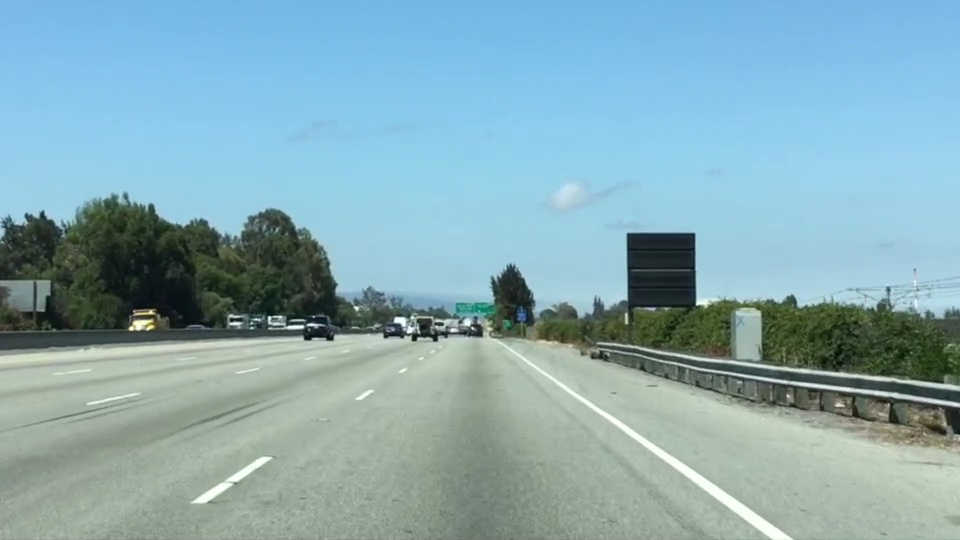
#> input picture lane_detection_region_of_interest/image_lane_c.jpg, 960 x 540 px
$ jupyter execute lane_detection_region_of_interest.ipynb
#> lines starting #> are read from the running program, lines starting #| are printed output that depends on the picture; after the words box and inside, x2 and y2 are one past the last pixel; in counts of white or black regions, pixels touching at a corner belong together
# Lane Detection: Region of Interest

A camera mounted in a car sees far more than the road: sky, trees, signs, other cars and guardrails. Lane markings, however, can only appear in a fixed area of the image, the road directly in front of the car. A **region of interest (ROI)** is a polygon around that area. Everything outside it is set to black, so later steps only have to deal with pixels that can actually belong to a lane.

This notebook combines the ROI with the white colour mask from the colour notebook: a pixel is kept only if it is **white** (R, G and B all at or above a threshold) **and** lies **inside the ROI**.

**What it does:**
1. Loads the colour road image `image_lane_c.jpg`.
2. Defines the ROI as a **trapezoid**: wide at the bottom near the car, narrow near the horizon where the lane lines meet.
3. Draws the ROI on the image and builds a binary ROI mask with `cv2.fillPoly`.
4. Builds the white colour mask for `WHITE_THRESHOLD` and combines it with the ROI.
5. Shows the effect of the ROI: white pixels without the ROI, the ROI mask, and white pixels inside the ROI.
6. Compares several thresholds (`COMPARE_THRESHOLDS`: 220, 200, 180) with and without the ROI.
7. Saves the ROI overlay as `image_lane_roi_overlay.jpg`, the result for `WHITE_THRESHOLD` as `image_lane_roi.jpg` and each comparison result as `image_lane_roi_<threshold>.jpg`.

**How it is implemented:**
- The ROI corners are given as **fractions of the image width and height**, not pixels, so the same ROI works for images of any resolution from the same camera.
- The ROI mask and the white mask are both boolean arrays, so combining them is a single `&`.
- The image is loaded with `cv2.imread` (**BGR**) and converted to **RGB** once; it is converted back to BGR only for saving.
- All parameters are named constants in the configuration cell, and missing files and failed saves raise clear errors.

## 1. Imports

- `cv2` (OpenCV): image I/O, colour conversion and polygon drawing
- `matplotlib`: displaying images
- `numpy`: array operations
- `pathlib`: file paths that work on any OS

[cell 1]
from pathlib import Path

import cv2
import matplotlib.pyplot as plt
import numpy as np

## 2. Configuration

`ROI_VERTICES` lists the four corners of the trapezoid as `(x, y)` fractions, where `(0, 0)` is the top-left and `(1, 1)` is the bottom-right corner of the image. They are ordered **bottom-left, top-left, top-right, bottom-right**, so the polygon is drawn without crossing lines.

- The **bottom edge** spans almost the full width, because both lane lines are far apart right in front of the car.
- The **top edge** is narrow and sits just below the horizon (about 62% of the image height), where both lane lines meet. Placing it slightly below the horizon keeps the cars ahead out of the ROI.

`WHITE_THRESHOLD` is the minimum value that each of R, G and B must reach for a pixel to count as white. We use 220, the best value from the colour notebook. `COMPARE_THRESHOLDS` lists the thresholds compared in section 6.

[cell 2]
INPUT_PATH = Path("image_lane_c.jpg")
OUTPUT_PATH = INPUT_PATH.with_name("image_lane_roi.jpg")
OVERLAY_PATH = INPUT_PATH.with_name("image_lane_roi_overlay.jpg")

# Trapezoid corners as (x, y) fractions of width and height:
# bottom-left, top-left, top-right, bottom-right
ROI_VERTICES = ((0.10, 1.00), (0.46, 0.62), (0.54, 0.62), (0.95, 1.00))

WHITE_THRESHOLD = 220  # 0-255: minimum value for every channel (R, G and B)
COMPARE_THRESHOLDS = (220, 200, 180)  # thresholds compared side by side in section 6

## 3. Load the image

`cv2.imread` returns `None` instead of raising an error when a file is missing, so we check for that.

> ⚠️ OpenCV loads images in **BGR** order. We convert to **RGB** right away, so channel 0 is red, 1 is green and 2 is blue in all the following code.

[cell 3]
image_bgr = cv2.imread(str(INPUT_PATH), cv2.IMREAD_COLOR)
#> image_bgr is the input picture: shape (540, 960, 3); mean B, G, R 179.2, 171.1, 135.5
if image_bgr is None:
    raise FileNotFoundError(f"Could not read image: {INPUT_PATH.resolve()}")

image_rgb = cv2.cvtColor(image_bgr, cv2.COLOR_BGR2RGB)

height, width, channels = image_rgb.shape
#> height = 540; width = 960; channels = 3
print(f"Colour image: {width}x{height} px, {channels} channels, dtype={image_rgb.dtype}")
#| Colour image: 960x540 px, 3 channels, dtype=uint8

## 4. Build the region of interest

`roi_polygon` converts the fractional corners into pixel coordinates. `roi_mask` then fills that polygon with `cv2.fillPoly`: every pixel inside becomes 255 and every pixel outside stays 0. We turn the result into a boolean array so it can be combined with other masks.

To check that the trapezoid fits the road, we first draw its outline on the image with `cv2.polylines`.

[cell 4]
def roi_polygon(shape: tuple[int, ...], vertices: tuple[tuple[float, float], ...]) -> np.ndarray:
    """Convert (x, y) fractions into an int32 array of pixel coordinates for OpenCV."""
    h, w = shape[:2]
    return np.array([(round(x * (w - 1)), round(y * (h - 1))) for x, y in vertices], dtype=np.int32)


def roi_mask(shape: tuple[int, ...], vertices: tuple[tuple[float, float], ...]) -> np.ndarray:
    """Return a boolean mask that is True inside the ROI polygon."""
    mask = np.zeros(shape[:2], dtype=np.uint8)
    cv2.fillPoly(mask, [roi_polygon(shape, vertices)], 255)
    return mask.astype(bool)


polygon = roi_polygon(image_rgb.shape, ROI_VERTICES)
roi = roi_mask(image_rgb.shape, ROI_VERTICES)
#> in roi_mask, `cv2.fillPoly(mask, [roi_polygon(shape, vertices)], 255)`:
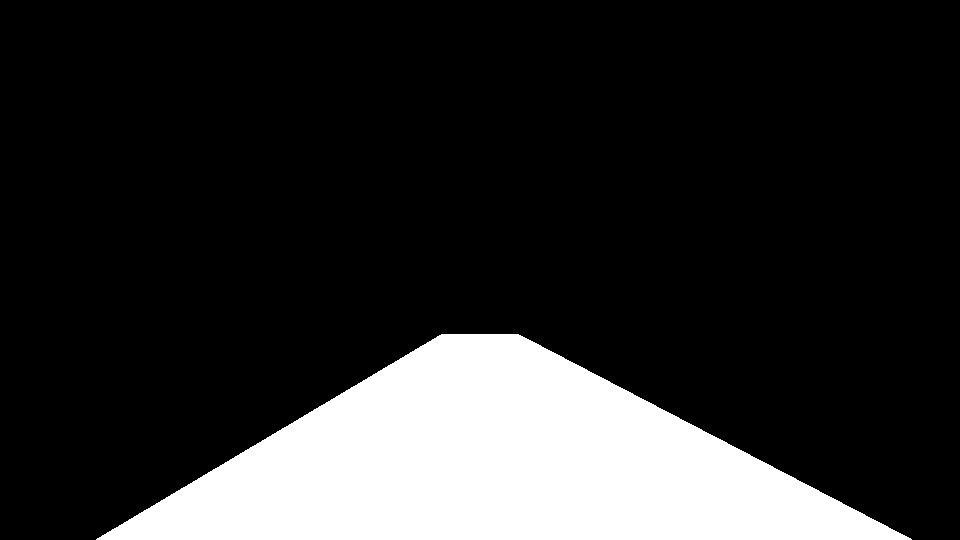
#> mask: shape (540, 960); 17.8% white; 1 white region, box (x1, y1, x2, y2) and area: (96, 334, 912, 540) 92246

image_overlay = image_rgb.copy()
cv2.polylines(image_overlay, [polygon], isClosed=True, color=(255, 0, 0), thickness=3)
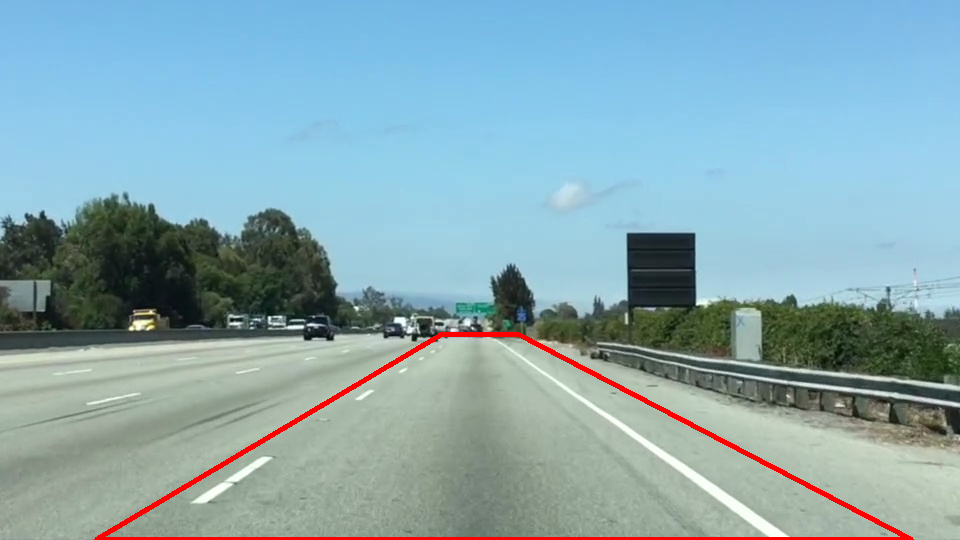
#> image_overlay: shape (540, 960, 3); mean R, G, B 136.8, 168.8, 177.1

print("ROI corners in pixels (x, y):", polygon.tolist())
#| ROI corners in pixels (x, y): [[96, 539], [441, 334], [518, 334], [911, 539]]
print(f"ROI covers {int(roi.sum()):,} of {roi.size:,} pixels ({roi.mean():.2%} of the image)")
#| ROI covers 92,246 of 518,400 pixels (17.79% of the image)

fig, ax = plt.subplots(figsize=(10, 5.6), layout="constrained")
ax.imshow(image_overlay)
ax.set_title("Region of interest")
ax.axis("off")
plt.show()

## 5. Combine the white mask with the ROI

`white_mask` is the same rule as in the colour notebook: a pixel is white only if **all** channels are at or above the threshold. The final mask keeps a pixel only if it is white **and** inside the ROI:

$$\text{keep} = \text{white} \land \text{ROI}$$

`apply_mask` keeps the original colours of those pixels and sets everything else to black.

[cell 5]
def white_mask(image_rgb: np.ndarray, threshold: int) -> np.ndarray:
    """Return a boolean mask that is True where every colour channel is >= threshold."""
    return np.all(image_rgb >= threshold, axis=-1)


def apply_mask(image_rgb: np.ndarray, mask: np.ndarray) -> np.ndarray:
    """Keep the pixels where mask is True and set all others to black."""
    return np.where(mask[..., np.newaxis], image_rgb, 0).astype(np.uint8)


white = white_mask(image_rgb, WHITE_THRESHOLD)
#> in white_mask, `return np.all(image_rgb >= threshold, axis=-1)`:
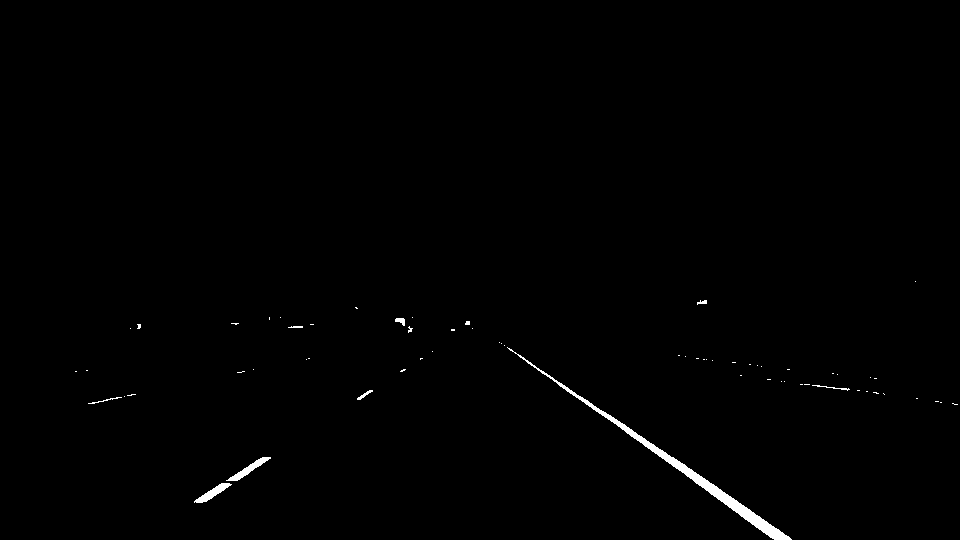
#> returned value: shape (540, 960) bool; 0.6% white; 65 white regions (56 under 20 px), largest, box (x1, y1, x2, y2) and area: (507, 347, 792, 540) 2108, (226, 457, 271, 481) 276, (194, 483, 232, 503) 259
lanes = white & roi
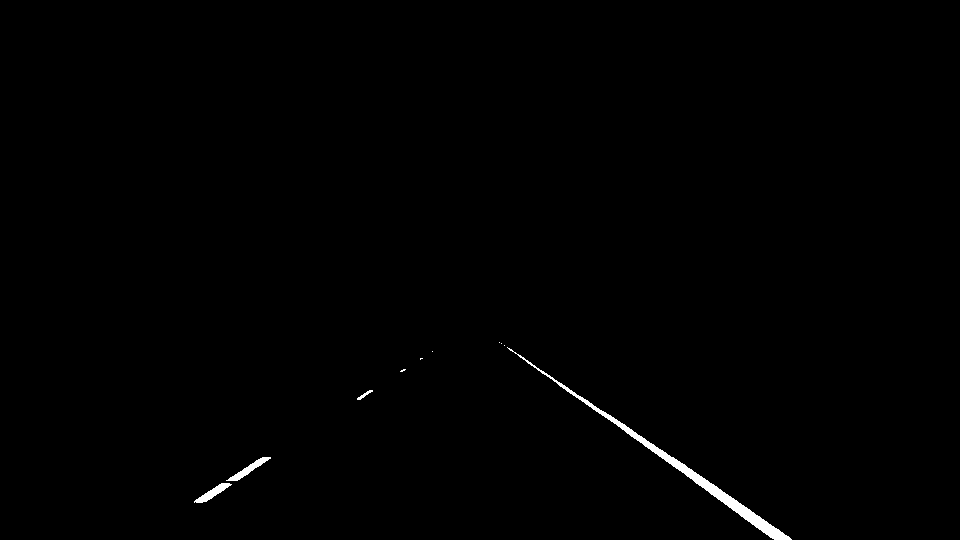
#> lanes: shape (540, 960) bool; 0.52% white; 10 white regions (6 under 20 px), largest, box (x1, y1, x2, y2) and area: (507, 347, 792, 540) 2108, (226, 457, 271, 481) 276, (194, 483, 232, 503) 259, (357, 390, 373, 400) 50
image_lanes = apply_mask(image_rgb, lanes)

total_white, kept = int(white.sum()), int(lanes.sum())
#> total_white = 3102; kept = 2711
print(f"Threshold: {WHITE_THRESHOLD} (per channel)")
print(f"White pixels in the whole image: {total_white:,}")
#| White pixels in the whole image: 3,102
print(f"White pixels inside the ROI:     {kept:,} ({kept / total_white:.1%} of all white pixels)")
#| White pixels inside the ROI:     2,711 (87.4% of all white pixels)
print(f"Removed by the ROI:              {total_white - kept:,}")
#| Removed by the ROI:              391

fig, axes = plt.subplots(1, 3, figsize=(18, 4.5), layout="constrained")

axes[0].imshow(apply_mask(image_rgb, white))
axes[0].set_title(f"White pixels, no ROI (R, G, B ≥ {WHITE_THRESHOLD})")

axes[1].imshow(roi, cmap="gray")
axes[1].set_title("ROI mask")

axes[2].imshow(image_lanes)
axes[2].set_title("White pixels inside the ROI")

for ax in axes:
    ax.axis("off")

plt.show()

## 6. Compare several thresholds

`compare_thresholds` gives one row per threshold:
- **left:** the white pixels in the whole image
- **right:** the white pixels that remain inside the ROI, with the ROI outline drawn in red

It returns a dictionary that maps each threshold to its ROI result, so you can reuse the images later. Change `COMPARE_THRESHOLDS` or `ROI_VERTICES` in section 2 to try other values.

[cell 6]
def compare_thresholds(
    image_rgb: np.ndarray,
    roi: np.ndarray,
    polygon: np.ndarray,
    thresholds: tuple[int, ...] = (220, 200, 180),
) -> dict[int, np.ndarray]:
    """Plot white pixels without and with the ROI for each threshold and return the ROI results."""
    results: dict[int, np.ndarray] = {}
    fig, axes = plt.subplots(
        len(thresholds), 2, figsize=(16, 4.6 * len(thresholds)), layout="constrained", squeeze=False
    )

    for (ax_full, ax_roi), threshold in zip(axes, thresholds):
        white = white_mask(image_rgb, threshold)
        lanes = white & roi
        results[threshold] = apply_mask(image_rgb, lanes)

        ax_full.imshow(apply_mask(image_rgb, white))
        ax_full.set_title(f"R, G, B ≥ {threshold}, no ROI: {int(white.sum()):,} px")

        roi_view = results[threshold].copy()
        cv2.polylines(roi_view, [polygon], isClosed=True, color=(255, 0, 0), thickness=2)
        ax_roi.imshow(roi_view)
        ax_roi.set_title(f"R, G, B ≥ {threshold}, inside ROI: {int(lanes.sum()):,} px")

        for ax in (ax_full, ax_roi):
            ax.axis("off")

    plt.show()
    return results


threshold_results = compare_thresholds(image_rgb, roi, polygon, COMPARE_THRESHOLDS)
#> the loop in compare_thresholds, `for (ax_full, ax_roi), threshold in zip(axes, thresholds):` made 3 passes
#> pass 3, in compare_thresholds, `white = white_mask(image_rgb, threshold)`:
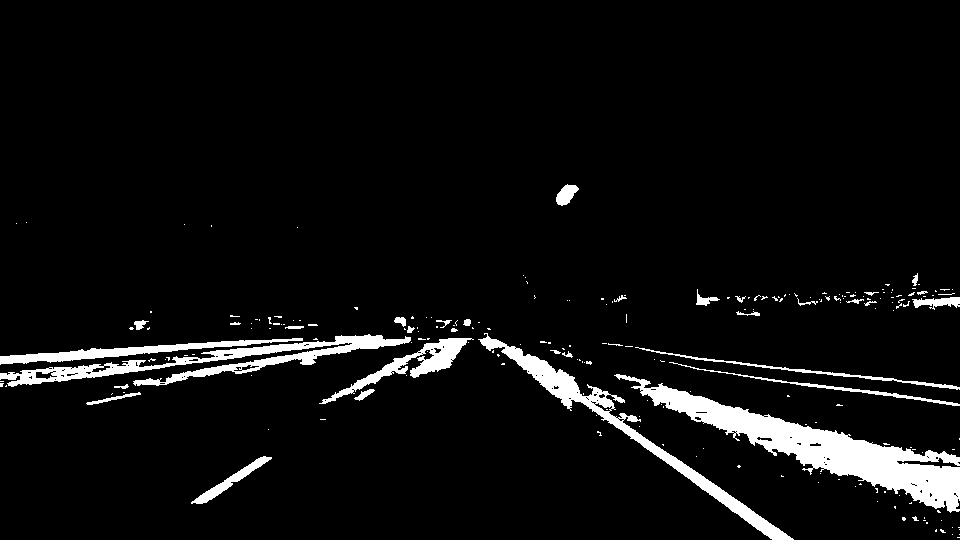
#> white: shape (540, 960) bool; 5.7% white; 219 white regions (186 under 20 px), largest, box (x1, y1, x2, y2) and area: (614, 374, 960, 513) 10920, (0, 334, 411, 387) 5053, (478, 333, 794, 540) 4821
#> after the loop in compare_thresholds, `for (ax_full, ax_roi), threshold in zip(axes, thresholds):`:
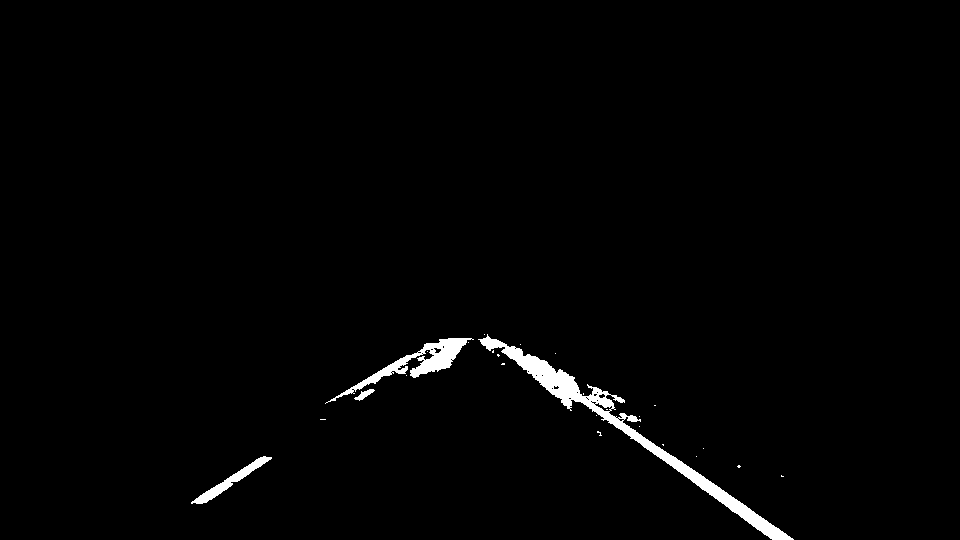
#> lanes: shape (540, 960) bool; 1.4% white; 26 white regions (22 under 20 px), largest, box (x1, y1, x2, y2) and area: (478, 334, 794, 540) 4816, (325, 338, 474, 404) 1778, (191, 456, 272, 504) 713, (354, 389, 375, 401) 103
#> after the loop in compare_thresholds, `for (ax_full, ax_roi), threshold in zip(axes, thresholds):`:
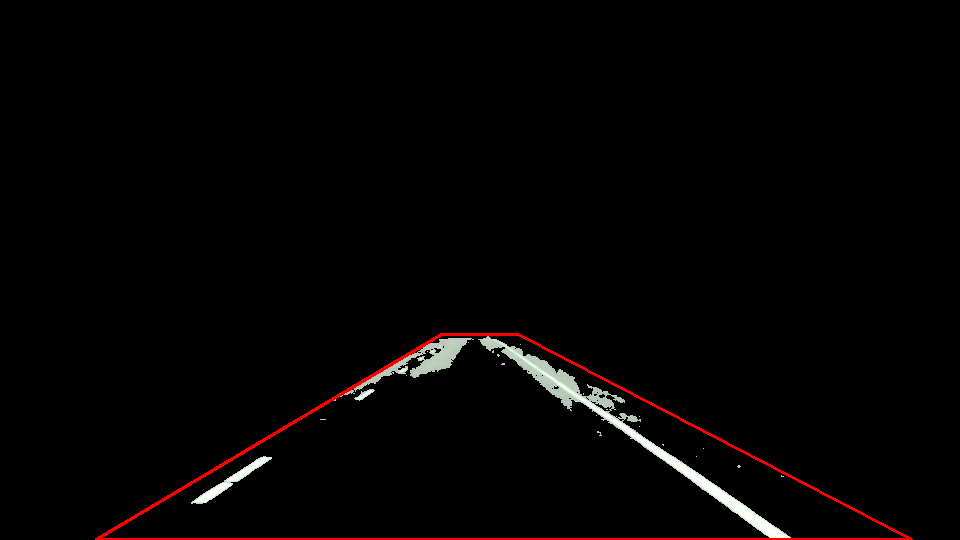
#> roi_view: shape (540, 960, 3); mean R, G, B 5.1, 3.1, 2.9
#> after the loop in compare_thresholds, `for (ax_full, ax_roi), threshold in zip(axes, thresholds):`: results = 3 items
#> in compare_thresholds, `plt.show()`:
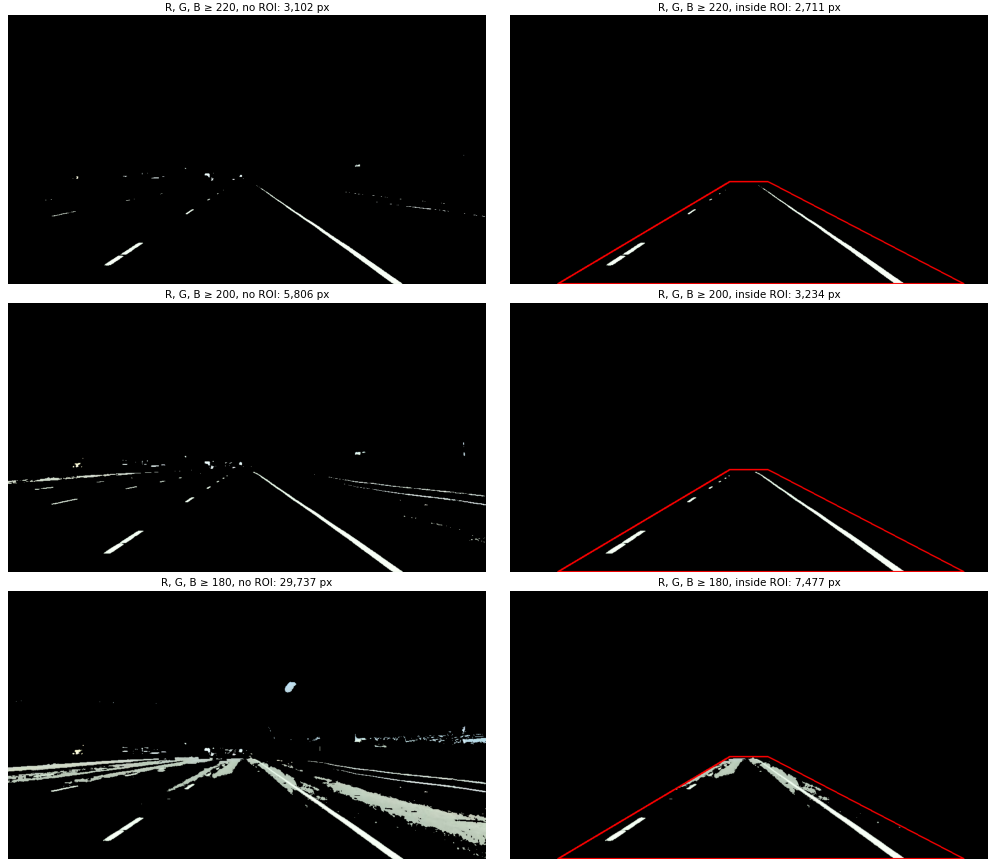
#> figure drawn by matplotlib, 6 panels
#> threshold_results = 3 items

### Results for 220, 200 and 180

> These notes are for `image_lane_c.jpg` with the thresholds 220, 200 and 180 and the ROI from section 2. If you change `COMPARE_THRESHOLDS`, `ROI_VERTICES` or the image, look at the new plots and read them the same way.

| Threshold | Pixels without ROI | Pixels inside ROI | Removed by ROI | Observation |
|---|---|---|---|---|
| 220 | 3,102 | 2,711 | 13% | Clean lanes. The ROI removes the last noise: the dots near the horizon and the faint line along the right road edge. |
| 200 | 5,806 | 3,234 | 44% | Clean lanes, with more of the distant dashed markings than at 220. The neighbouring lanes and the guardrail, which were the problem at 200 before, are outside the ROI. |
| 180 | 29,737 | 7,477 | 75% | The ROI removes most of the noise, but light asphalt inside the ROI still passes, near the horizon and next to the right lane line. |

**What the ROI changes:** without the ROI, 200 was too noisy because of the guardrail and neighbouring lanes, so the threshold had to be strict. The ROI removes exactly those areas, because they lie outside the road in front of the car. That means the **threshold can be lower**, which keeps more of the faint, distant lane paint. The ROI can't help with noise **inside** the trapezoid, which is why 180 is still too low.

**Best value for this image with the ROI: about 200.** It keeps the most lane paint while the result stays clean. 220 also works, but loses some of the distant dashes. Below about 200 the asphalt inside the ROI starts to pass.

**Limits of a fixed ROI:** the trapezoid assumes the camera is mounted in the same place and the road is straight and flat. In curves, on hills or during a lane change, parts of the lane can move outside the ROI, so its corners are a trade-off between removing noise and not cutting off real lane lines.

## 7. Save the results

We save the ROI overlay, the result for `WHITE_THRESHOLD` and one image per value in `COMPARE_THRESHOLDS`, e.g. `image_lane_roi_200.jpg`.

> ⚠️ `cv2.imwrite` expects **BGR**, so we convert back from RGB before saving. It returns `False` when saving fails, so we check the result.

[cell 7]
def save_rgb(path: Path, image_rgb: np.ndarray) -> None:
    """Save an RGB image with OpenCV, raising an error if it fails."""
    if not cv2.imwrite(str(path), cv2.cvtColor(image_rgb, cv2.COLOR_RGB2BGR)):
        raise OSError(f"Could not write image: {path.resolve()}")
    print(f"Saved {path.resolve()}")


save_rgb(OVERLAY_PATH, image_overlay)
save_rgb(OUTPUT_PATH, image_lanes)

for threshold, result in threshold_results.items():
    save_rgb(INPUT_PATH.with_name(f"image_lane_roi_{threshold}.jpg"), result)
#> this loop made 3 passes
#> threshold on passes 1 to 3: 220, 200, 180
#| Saved lane_detection_region_of_interest/image_lane_roi_220.jpg
#| Saved lane_detection_region_of_interest/image_lane_roi_200.jpg
#| Saved lane_detection_region_of_interest/image_lane_roi_180.jpg
